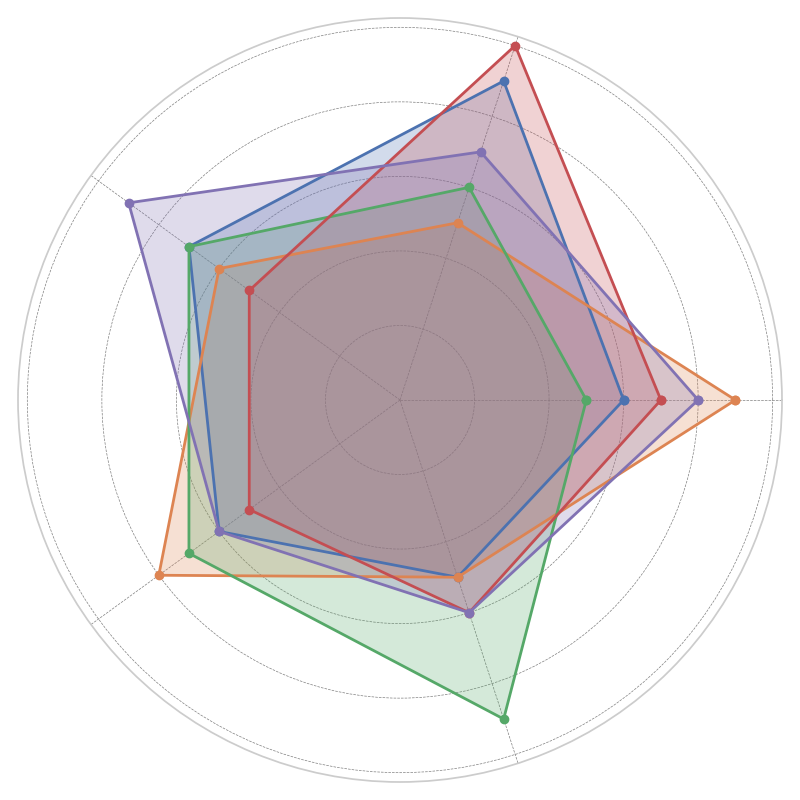

This figure's Python source:
import matplotlib.pyplot as plt
import numpy as np

players = ['Thunderfoot', 'Speedy', 'Wall', 'Sniper', 'Maestro']
skills = ['Dribbling', 'Shooting', 'Passing', 'Stamina', 'Defense']

performance_data = [
    [6, 9, 7, 6, 5], 
    [9, 5, 6, 8, 5], 
    [5, 6, 7, 7, 9], 
    [7, 10, 5, 5, 6],
    [8, 7, 9, 6, 6]   
]

performance_data = [np.array(player + [player[0]]) for player in performance_data]

num_vars = len(skills)
angles = np.linspace(0, 2 * np.pi, num_vars, endpoint=False).tolist()
angles += angles[:1]

fig, ax = plt.subplots(figsize=(8, 8), subplot_kw=dict(polar=True))

for player_data in performance_data:
    ax.plot(angles, player_data, linewidth=2, linestyle='-', marker='o')
    ax.fill(angles, player_data, alpha=0.25)

ax.set_yticklabels([])
ax.set_xticks(angles[:-1])
ax.set_xticklabels(['' for _ in skills])  # Empty labels to remove textual elements

ax.grid(color='grey', linestyle='--', linewidth=0.5)

plt.tight_layout()
plt.show()
